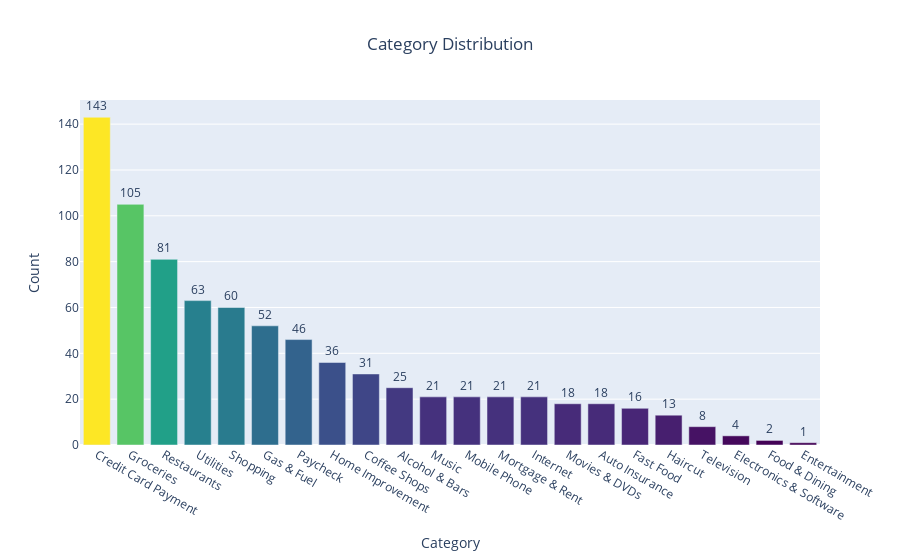

Notebook code for this chart:
### Markdown cell above
### Payment Category Destribution

### Code cell
df_category=df['Category'].value_counts().to_frame().reset_index().rename(columns={'index':'Category','Category':'count'})

fig = go.Figure(go.Bar(
    x=df_category['Category'],y=df_category['count'],
    marker={'color': df_category['count'], 
    'colorscale': 'Viridis'},  
    text=df_category['count'],
    textposition = "outside",
))
fig.update_layout(title_text='Category Distribution',xaxis_title="Category",yaxis_title="Count",title_x=0.5)
fig.show()

### Figure 1 — Plotly figure (JSON) as saved in the notebook; plotly's stock layout.template omitted (floating-point values rounded to 4 significant figures)
{"data": [{"marker": {"color": [143, 105, 81, 63, 60, 52, 46, 36, 31, 25, 21, 21, 21, 21, 18, 18, 16, 13, 8, 4, 2, 1], "colorscale": [[0, "#440154"], [0.1111, "#482878"], [0.2222, "#3e4989"], [0.3333, "#31688e"], [0.4444, "#26828e"], [0.5556, "#1f9e89"], [0.6667, "#35b779"], [0.7778, "#6ece58"], [0.8889, "#b5de2b"], [1, "#fde725"]]}, "text": [143, 105, 81, 63, 60, 52, 46, 36, 31, 25, 21, 21, 21, 21, 18, 18, 16, 13, 8, 4, 2, 1], "textposition": "outside", "type": "bar", "x": ["Credit Card Payment", "Groceries", "Restaurants", "Utilities", "Shopping", "Gas & Fuel", "Paycheck", "Home Improvement", "Coffee Shops", "Alcohol & Bars", "Music", "Mobile Phone", "Mortgage & Rent", "Internet", "Movies & DVDs", "Auto Insurance", "Fast Food", "Haircut", "Television", "Electronics & Software", "Food & Dining", "Entertainment"], "y": [143, 105, 81, 63, 60, 52, 46, 36, 31, 25, 21, 21, 21, 21, 18, 18, 16, 13, 8, 4, 2, 1]}], "layout": {"title": {"text": "Category Distribution", "x": 0.5}, "xaxis": {"title": {"text": "Category"}}, "yaxis": {"title": {"text": "Count"}}}}
